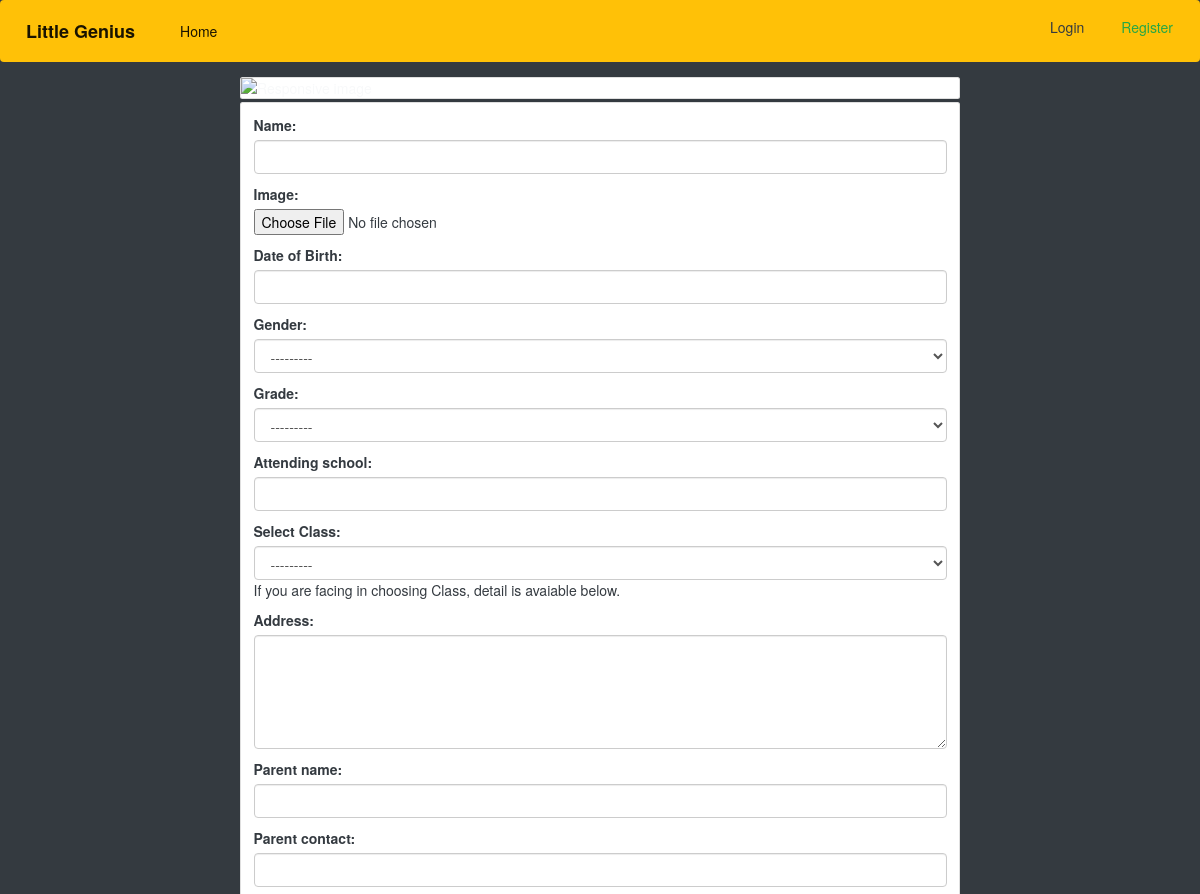
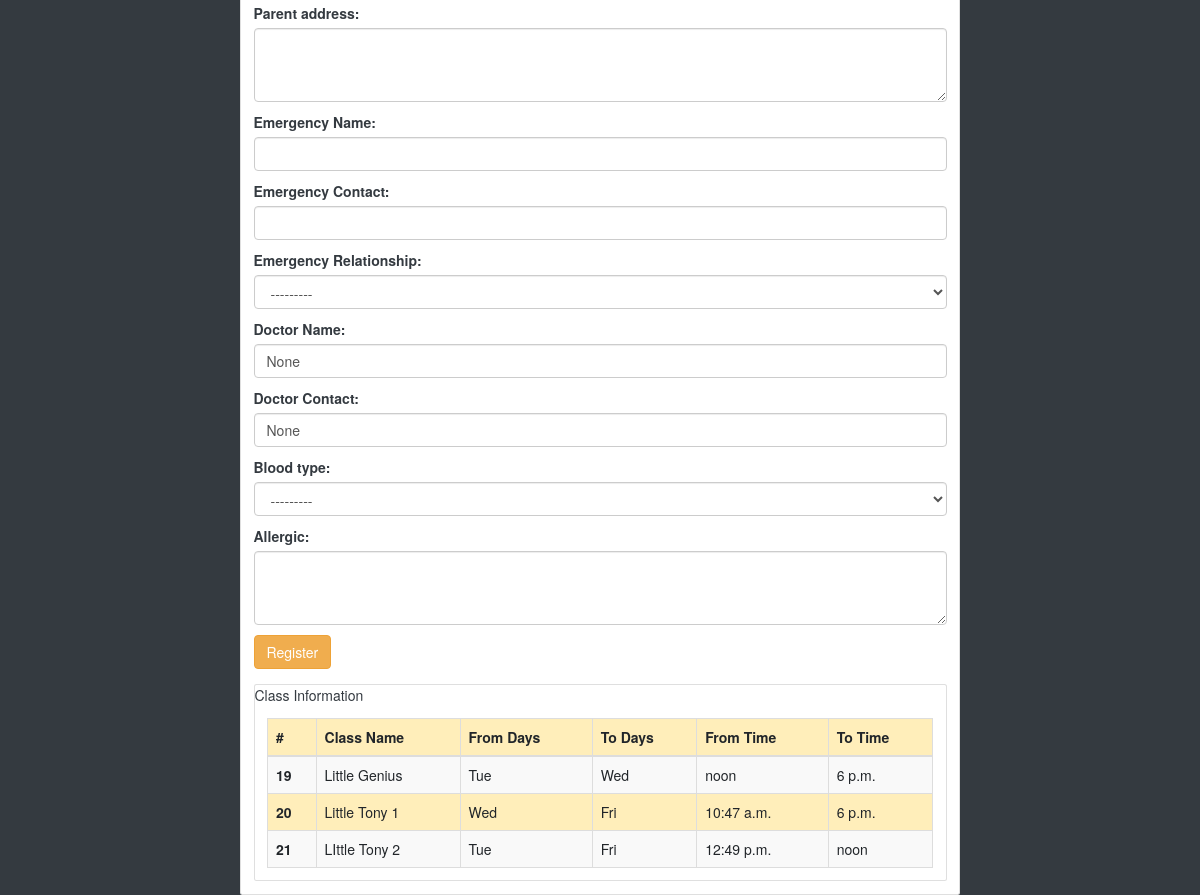
The app's page /stds/create with its own data (2 pictures, top to bottom).
### genius/models.py (models this page shows, shortened)
class Create_Class(models.Model):
    created_by = models.ForeignKey(
        User, on_delete=models.SET_NULL, null=True, default=1)
    class_name = models.CharField(max_length=150, null=True)
    from_choice = (
        ('Mon', 'Monday'),
        ('Tue', 'Tuesday'),
        ('Wed', 'Wednesday'),
        ('Thu', 'Thursday'),
        ('Fri', 'Friday'),
        ('Sat', 'Saturday'),
        ('Sun', 'Sunday'),
    )
    from_days = models.CharField(max_length=10, choices=from_choice)
    to_days = models.CharField(max_length=10, choices=from_choice)
    from_time = models.TimeField()
    to_time = models.TimeField()
    cost= models.CharField(max_length=50, null=True, default=300)
    created_on = models.DateTimeField(auto_now=True)

### genius/views.py (the view, shortened to what this page needs)
# urls.py: path('stds/create', Student_Create, name='stds_new'),
def Student_Create(request):
    form = Student_Model_Form(request.POST or None, request.FILES or None)
    print('Student view came')
    cls=get_class_parent_detail()
    template_name = 'genius/students_create.html'
    context = {'form': form,'classes':cls}
    return render(request, template_name, context)

### genius/views.py (called while the page is built)
def get_class_parent_detail():
    classes= Create_Class.objects.values('pk','class_name','from_days','to_days','from_time','to_time').all()
    return classes

### genius/templates/genius/students_create.html (shortened to what this page needs)
{% extends 'base.html' %}
{% block content %}
{% load static%}
<div class="row justify-content-center">
    <div class="card text-light mb-1" style="width: 60%;">
        <img src="https://coverfiles.alphacoders.com/247/24701.jpg" class="img-fluid" alt="Responsive image"></img>
        <div class="card-img-overlay">
            <h5 class="card-title lead">Students Registeration Form</h5>
            <p class="card-text">Class Information help is provided below.</p>
        </div>
    </div>
    <div class="card text-dark" style="width: 60%;">
                <div class="card-body">
                <form method='POST' class="mb-4" action="{% url 'genius:stds_new'%}" enctype='multipart/form-data'>
                    {{form.as_p}}
                    <button class="btn btn-warning" type="submit">Register</button>
                </form>
                <div class="card">
                    <div class="text head">Class Information</div>
                    <div class="card-body">
                        <div class="table-wrapper-scroll-y my-custom-scrollbar">
                            <table class="table table-bordered table-striped mb-0 table-warning">
                                <thead>
                                    <tr>
                                    <th scope="col">#</th>
                                    <th scope="col">Class Name</th>
                                    <th scope="col">From Days</th>
                                    <th scope="col">To Days</th>
                                    <th scope="col">From Time</th>
                                    <th scope="col">To Time</th>
                                    </tr>
                                </thead>
                                <tbody >
                                    {% for cl in classes %}
                                        <tr>
                                        <th scope="row">{{cl.pk}}</th>
                                        <td>{{cl.class_name}}</td>
                                        <td>{{cl.from_days}}</td>
                                        <td>{{cl.to_days}}</td>
                                        <td>{{cl.from_time}}</td>
                                        <td>{{cl.to_time}}</td>
                                        </tr>
                                    {% endfor %}
                                </tbody>
                            </table>
                        </div>
                    </div>
                </div>
            </div>
        </div>
</div>
{% endblock content %}

### genius/templates/genius/students_create.html (style rules this page uses)
.my-custom-scrollbar { position: relative; height: 150px; overflow: auto; }
.table-wrapper-scroll-y { display: block; }

### records on screen
Create_Class: pk "19", class_name "Little Genius", from_days "Tue", to_days "Wed", from_time "noon", to_time "6 p.m."
Create_Class: pk "20", class_name "Little Tony 1", from_days "Wed", to_days "Fri", from_time "10:47 a.m.", to_time "6 p.m."
Create_Class: pk "21", class_name "LIttle Tony 2", from_days "Tue", to_days "Fri", from_time "12:49 p.m.", to_time "noon"
